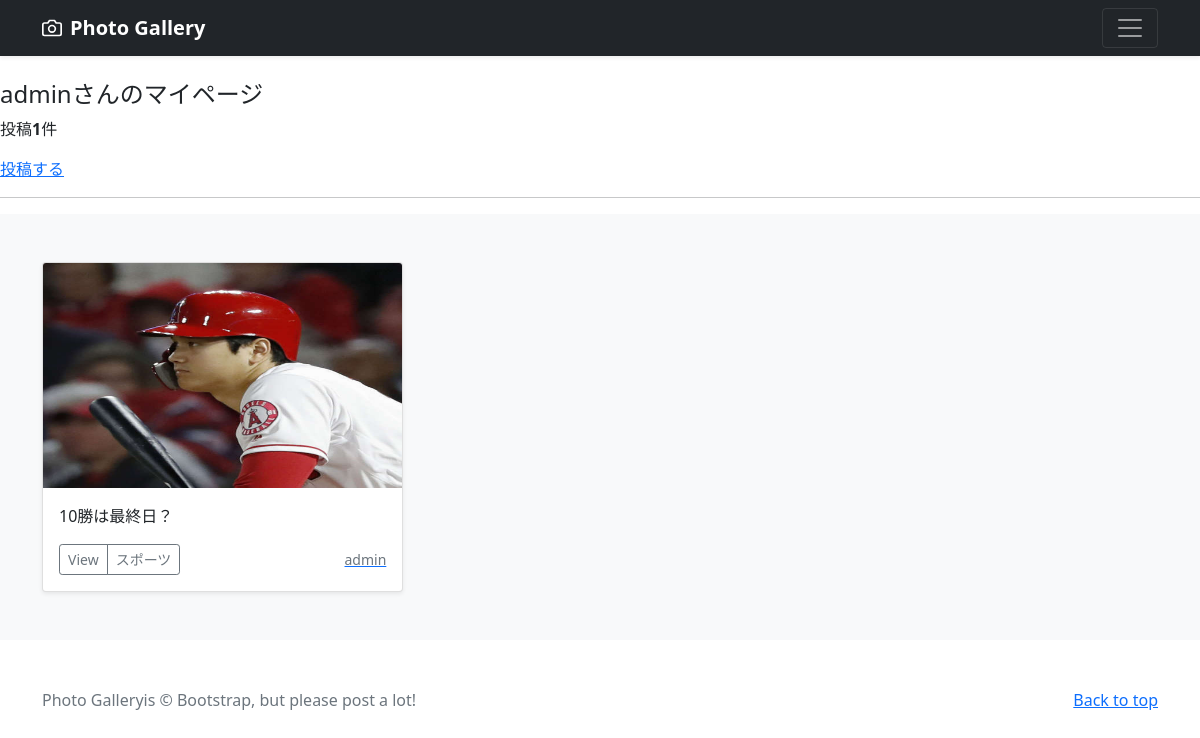
Screenshot of /mypage/ (signed in) with the database file from the repository.
### accounts/models.py (models this page shows)
class CustomUser(AbstractUser):
	pass

### photo/models.py (models this page shows, shortened)
class PhotoPost(models.Model):
	user = models.ForeignKey(
				CustomUser,
				verbose_name='ユーザー',
				on_delete=models.CASCADE
				)
	category = models.ForeignKey(
				Category,
				verbose_name='カテゴリ',
				on_delete=models.PROTECT
				)
	title = models.CharField(verbose_name='タイトル', max_length=200)
	comment = models.TextField(verbose_name='コメント')
	image1 = models.ImageField(verbose_name='イメージ1', upload_to='photos')
	image2 = models.ImageField(verbose_name='イメージ2', upload_to='photos',
								blank=True, null= True)
	posted_at = models.DateTimeField(verbose_name='投稿日時', auto_now_add=True)

class Category(models.Model):
	title= models.CharField(verbose_name='カテゴリ', max_length=20)

### photo/views.py (the view)
class MypageView(ListView):
	template_name = 'mypage.html'
	paginate_by = 9
	def get_queryset(self):
		queryset = PhotoPost.objects.filter(user=self.request.user).order_by('-posted_at')
		return queryset

### photo/templates/mypage.html (shortened to what this page needs)
{% extends 'base.html' %}
	{% block contents %}
	{% if user.is_authenticated %}
	<br>
	<div style="text-align:cnter">
		<h4>{{ user.username }}さんのマイページ</h4>
		{% if object_list.count == 0 %}
			<p>{{ user.username }}さんの投稿はありません</p>
		{% else %}
			<p>投稿<strong>{{ object_list.count }}</strong>件</p>
		{% endif %}
		<a href="{% url 'photo:post' %}">投稿する</a>
	</div>
	<hr>
	{% endif %}
	{% include "photos_list.html" %}
	{% endblock %}

### photo/templates/photos_list.html (shortened to what this page needs)
  <div class="album py-5 bg-light">
    <div class="container">
      <div class="row row-cols-1 row-cols-sm-2 row-cols-md-3 g-3">
        {% for record in object_list %}
        <div class="col">
          <div class="card shadow-sm">
            <img src="{{ record.image1.url }}" class="bd-placeholder-img card-img-top"
                        width="100%" height="225" xmlns="http://www.w3.org/2000/svg"
                        role="img" aria-label="Placeholder: Thumbnail"
                        preserveAspectRatio="xMidYMid slice" focusable="false">
                        <rect width="100%" height="100%" fill="#55595c"/>
            <div class="card-body">
              <p class="card-text">{{ record.title }}</p>
              <div class="d-flex justify-content-between align-items-center">
                <div class="btn-group">
                  <button type="button" class="btn btn-sm btn-outline-secondary"
                    onclick="location.href='{% url 'photo:photo_detail' record.pk %}'">View</button>
                  <button type="button" class="btn btn-sm btn-outline-secondary"
                    onclick="location.href='{% url 'photo:photos_cat' category=record.category.id %}'">{{ record.category.title }}</button>
                </div>
                <a href="{% url 'photo:user_list' user=record.user.id %}">
                  <small class="text-muted">{{ record.user.username }}</small>
                </a>
              </div>
            </div>
          </div>
        </div>
        {% endfor %}
     </div>
    </div>
  </div>

### photo/templates/base.html (style rules this page uses)
.bd-placeholder-img { font-size: 1.125rem; text-anchor: middle; -webkit-user-select: none; -moz-user-select: none; user-select: none; }

### rows the page displays
CustomUser: username "admin"
PhotoPost: image1 (picture), title "10勝は最終日？", category "スポーツ", user.username "admin"

### other values shown
{{ object_list.count }} "1"
